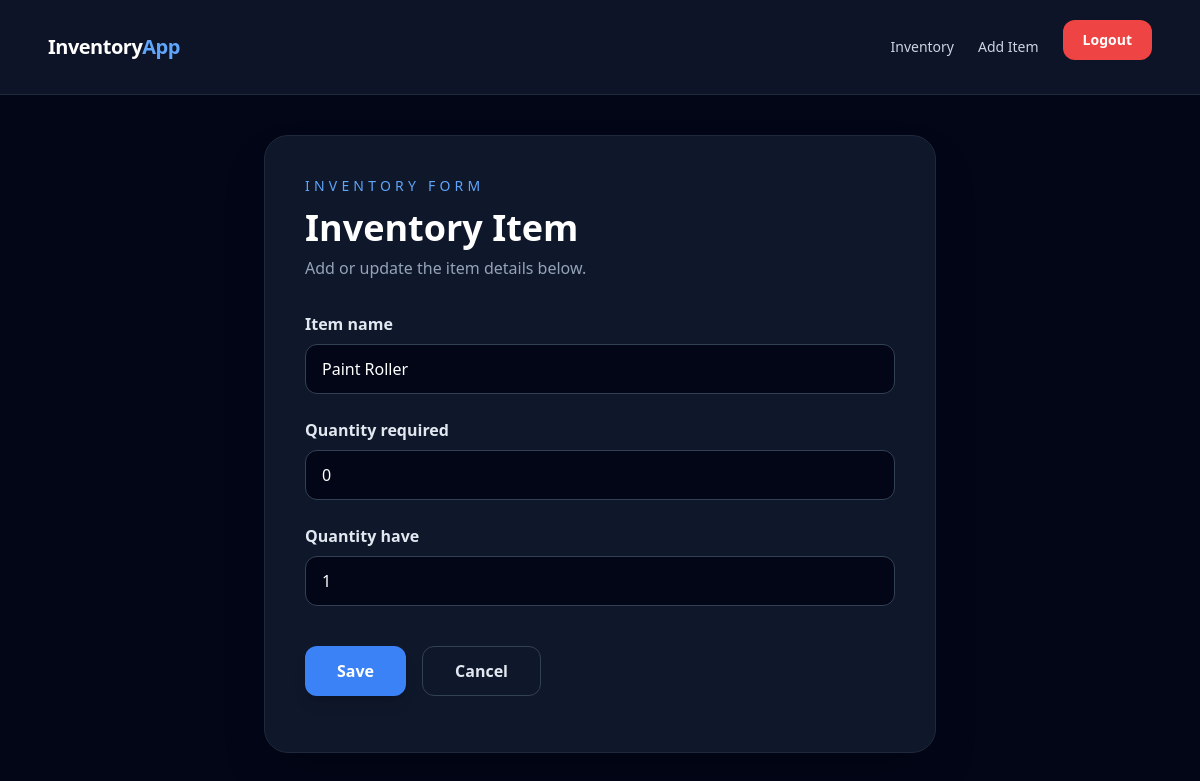
The page /inventory/4/edit/ (signed in) on the database its author committed.
### inventory/models.py (models this page shows, shortened)
class InventoryItem(models.Model):
    item_name = models.CharField(max_length=100)
    quantity_required = models.PositiveIntegerField(default=0)
    quantity_have = models.PositiveIntegerField(default=0)

### inventory/views.py (the view)
# urls.py: path("<int:pk>/edit/", views.inventory_update, name="inventory_update"),
@login_required
def inventory_update(request, pk):
    item = get_object_or_404(InventoryItem, pk=pk)
    form = InventoryItemForm(request.POST or None, instance=item)
    if request.method == "POST" and form.is_valid():
        form.save()
        return redirect("inventory_list")
    return render(request, "inventory/inventory_form.html", {"form": form})

### inventory/forms.py
class InventoryItemForm(forms.ModelForm):
    class Meta:
        model = InventoryItem
        fields = ["item_name", "quantity_required", "quantity_have"]
        widgets = {
            "item_name": forms.TextInput(attrs={
                "class": "w-full rounded-xl border border-slate-700 bg-slate-950 px-4 py-3 text-white placeholder-slate-500 focus:border-blue-500 focus:outline-none",
                "placeholder": "Example: Paint Roller"
            }),
            "quantity_required": forms.NumberInput(attrs={
                "class": "w-full rounded-xl border border-slate-700 bg-slate-950 px-4 py-3 text-white placeholder-slate-500 focus:border-blue-500 focus:outline-none",
                "placeholder": "Example: 3"
            }),
            "quantity_have": forms.NumberInput(attrs={
                "class": "w-full rounded-xl border border-slate-700 bg-slate-950 px-4 py-3 text-white placeholder-slate-500 focus:border-blue-500 focus:outline-none",
                "placeholder": "Example: 1"
            }),
        }

### templates/inventory/inventory_form.html (shortened to what this page needs)
{% extends "base.html" %}
{% block content %}
<div class="min-h-[70vh] flex items-center justify-center px-4">
    <section class="w-full max-w-2xl rounded-3xl border border-slate-800 bg-slate-900 p-10 shadow-2xl">
        <div class="mb-8">
            <p class="text-sm uppercase tracking-[0.3em] text-blue-400">
                Inventory Form
            </p>
            <h1 class="mt-3 text-4xl font-bold text-white">
                Inventory Item
            </h1>
            <p class="mt-2 text-slate-400">
                Add or update the item details below.
            </p>
        </div>
        <form method="post" class="space-y-6">
            {% for field in form %}
                <div>
                    <label for="{{ field.id_for_label }}" class="mb-2 block font-semibold text-slate-200">
                        {{ field.label }}
                    </label>
                    {{ field }}
                </div>
            {% endfor %}
            <div class="flex gap-4 pt-4">
                <button type="submit"
                        class="rounded-xl bg-blue-500 px-8 py-3 font-semibold text-white shadow-lg  hover:bg-blue-600">
                    Save
                </button>
                <a href="{% url 'inventory_list' %}"
                   class="rounded-xl border border-slate-700 px-8 py-3 font-semibold text-slate-200 hover:border-slate-500 hover:bg-slate-800">
                    Cancel
                </a>
            </div>
        </form>
    </section>
</div>
{% endblock %}

### rows shown on the page
InventoryItem: form "Paint Roller" "0" "1"

### other values the page prints
{{ field.label }} "Item name" "Quantity required" "Quantity have"
